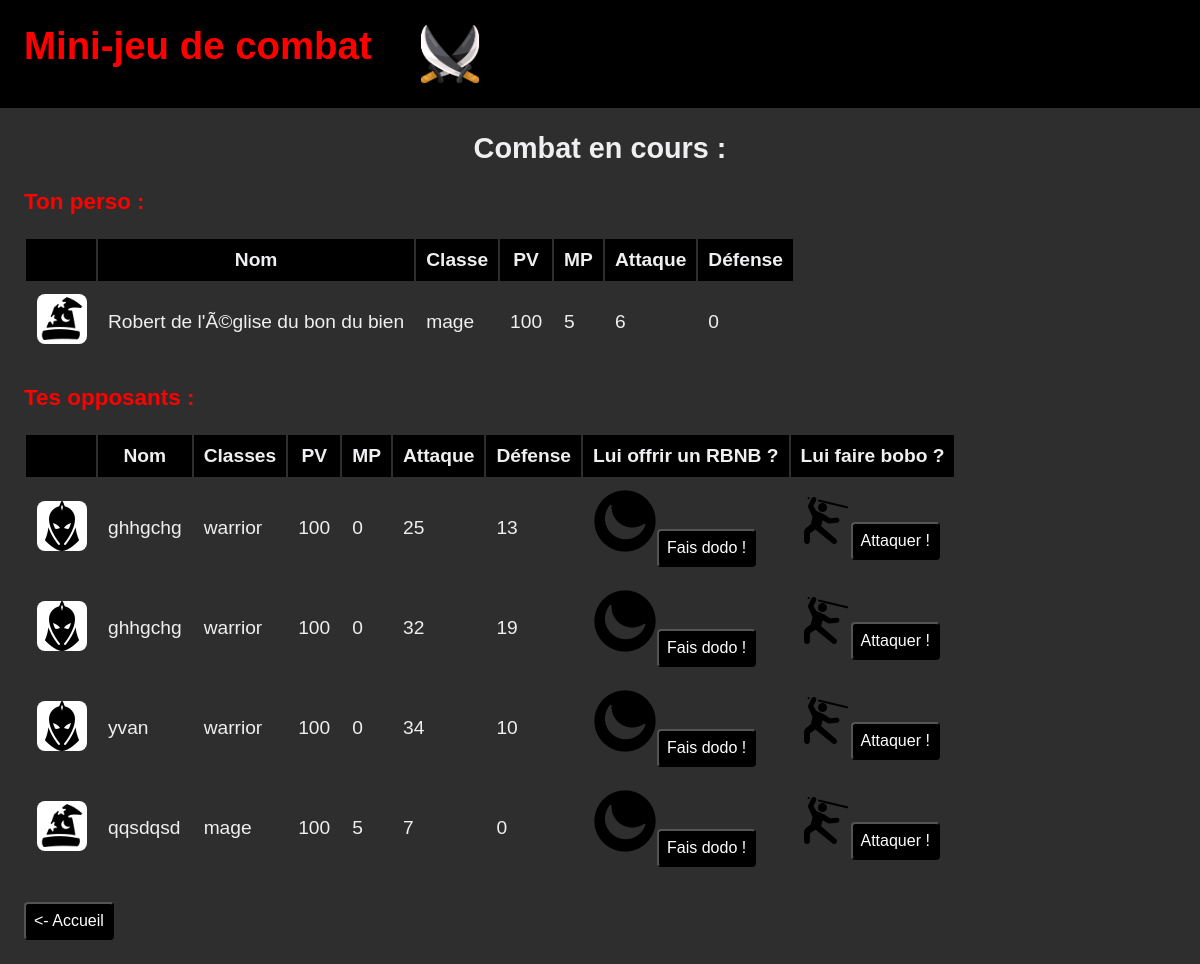
Page /index.php?fight&p=3 on the committed database.
### tables this page shows
CREATE TABLE `personnage` (
  `ID` int(11) NOT NULL,
  `nom` varchar(255) NOT NULL,
  `classe` varchar(255) NOT NULL,
  `PV` int(11) NOT NULL,
  `MP` int(11) NOT NULL,
  `attack` int(11) NOT NULL,
  `defense` int(11) NOT NULL,
  `image` varchar(255) NOT NULL
);

### view/fight.php (the view)
<h2 class="fight_title"> Combat en cours :  </h2>
<div class="fight_content">
    <div>
        <h3 class="highlight">Ton perso : </h3>
        <table>
            <tr>
                <th></th>
                <th>Nom</th>
                <th>Classe</th>
                <th>PV</th>
                <th>MP</th>
                <th>Attaque</th>
                <th>Défense</th>
            </tr>
            <?php
            $id = $_GET['p'];
            $sql = "SELECT * FROM personnage WHERE ID=$id";
            $request = $bdd->query($sql);
            foreach ($request as $data) { ?>
            <tr>
                <td><?php echo '<img alt="icone casque" id="icone_pers" src="img/'.$data['image'].'"'  ?>;</td>
                <td><?php echo $data['nom']; ?></td>
                <td><?php echo $data['classe']; ?></td>
                <td><?php echo $data['PV']; ?></td>
                <td><?php echo $data['MP']; ?></td>
                <td><?php echo $data['attack']; ?></td>
                <td><?php echo $data['defense']; ?></td>
            </tr>
            <?php } ?>
        </table>
    </div>
    <div>
        <h3 class="highlight"> Tes opposants : </h3>
        <table>
            <tr>
                <th></th>
                <th>Nom</th>
                <th>Classes</th>
                <th>PV</th>
                <th>MP</th>
                <th>Attaque</th>
                <th>Défense</th>
                <th>Lui offrir un RBNB ?</th>
                <th>Lui faire bobo ?</th>
            </tr>
            <?php
            $sqlClasse = "SELECT DISTINCT classe FROM personnage WHERE ID=$id";
            $requestClasse = $bdd->query($sqlClasse);
            $fetchClasse = $requestClasse->fetch(PDO::FETCH_ASSOC);
            $classe = $fetchClasse['classe'];
            $sql = "SELECT * FROM personnage WHERE ID NOT IN($id)";
            $request = $bdd->query($sql);
            foreach ($request as $data) { ?>
            <tr>
                <td><?php echo '<img alt="icone casque" id="icone_pers" src="img/'.$data['image'].'"'  ?>;</td>
                <td><?php echo $data['nom']; ?></td>
                <td><?php echo $data['classe']; ?></td>
                <td><?php echo $data['PV']; ?></td>
                <td><?php echo $data['MP']; ?></td>
                <td><?php echo $data['attack']; ?></td>
                <td><?php echo $data['defense']; ?></td>
                <?php if($classe=='mage'){ ?>
                <td><img src="img/night.png" alt="moon icon" ><button><a href="index.php?p=<?php echo $id; ?>&sleep=<?php echo $data['ID']; ?>">Fais dodo !</a></button></td> <?php }else{ echo '<td><I>Fallait lire des bouquins ! </I></td></em>'; }?>
                <td><img src="img/attack.png" alt="attack" ><button><a href="index.php?p=<?php echo $id; ?>&hit=<?php echo $data['ID']; ?>">Attaquer !</a></button></td>
            </tr>
                <?php } ?>
        </table>
    </div>
</div>
<button><a href="index.php"><- Accueil </a></button>

### style.css (style rules this page uses)
body { background-color: rgb(46, 46, 46); color: rgb(239, 239, 241); font-size: 1.2em; font-family: sans-serif; margin: 0; }
a { text-decoration: none; color: rgb(49, 153, 250); }
button { background-color: black; color: white; border-radius: 4px; padding: 8px; margin-top:2%; }
button a { color: white; font-size: 1.2em; }
th { text-align: center; text-align: -moz-center; background-color: black; }
td, th { padding: 10px; }
#icone_pers { background-color: white; border-radius: 8px; margin: 2%; width: 50px; }
.fight_title { text-align: center; }
.highlight { color: red; }

### rows in the picture
personnage: image (picture), nom "Robert de l'Ã©glise du bon du bien", classe "mage", PV "100", MP "5", attack "6", defense "0"
personnage: image (picture), nom "ghhgchg", classe "warrior", PV "100", MP "0", attack "25", defense "13"
personnage: image (picture), nom "ghhgchg", classe "warrior", PV "100", MP "0", attack "32", defense "19"
personnage: image (picture), nom "yvan", classe "warrior", PV "100", MP "0", attack "34", defense "10"
personnage: image (picture), nom "qqsdqsd", classe "mage", PV "100", MP "5", attack "7", defense "0"
